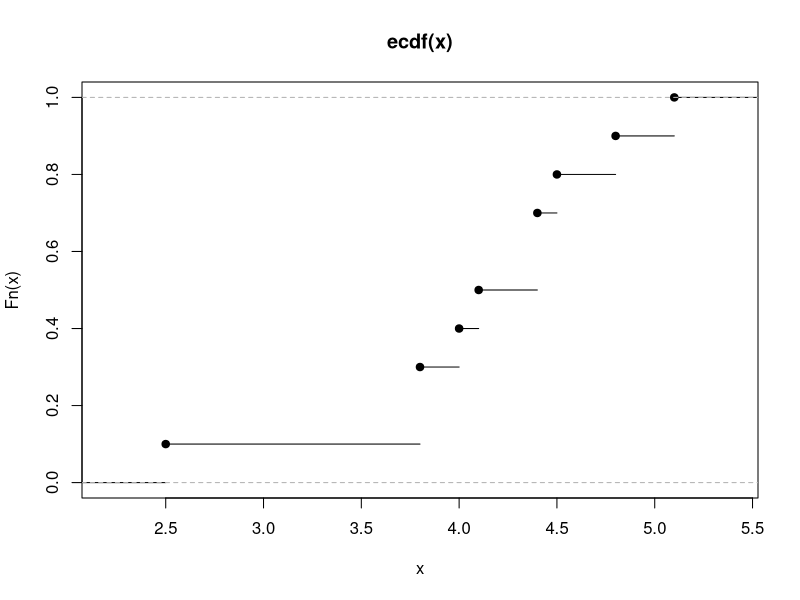
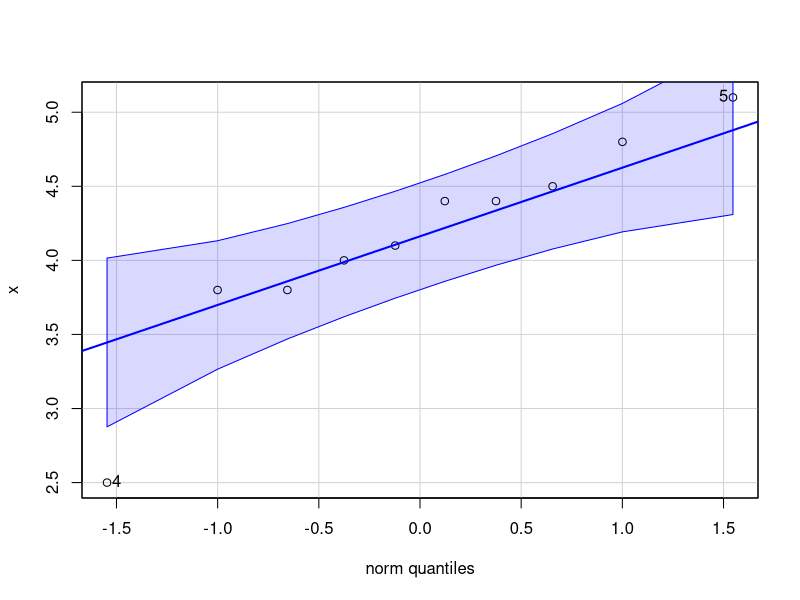

R code for these plots, in order:
rm(list=ls())
## Data vector with ties in the last four elements
x <- c(4.0,4.4,3.8,2.5,5.1,4.5,3.8,4.8,4.4,4.1)

## Sorting
( xSort <- sort(x) )                          # works only on vectors

## Re-ordering works on matrices and data-frames
shuffle <- order(x)                            # Order generates a shuffle index
xOrdered <- x[shuffle]                           # Shuffle data positions in vector
(cbind(x, shuffle, xOrdered))

## Ranking data
(xRank <- rank(x, ties.method="random"))      # Explore other methods

## quantiles Q[i](p) = (1 - z)*x[j] + z*x[j+1] with 0 <= z <= 1
( quantile(xOrdered,prob=seq(0.1,0.9,by=0.1)) ) 
( quantile(xOrdered,prob=c(0.25,0.5,0.75)) )    # Quartiles

## Percentage (probability) points - for tied data use the larger percentile
xPercent <- cbind("X-value"=xOrdered, "Percentile a=0.0"=ppoints(xOrdered,a=0.0),
                  "Percentile a=0.5"=ppoints(xOrdered,a=0.5), "Percentile a=1.0"=ppoints(xOrdered,a=1.0))
round(xPercent, 2)

## Empirical Distribution Function
summary(ecdf(x))
plot(ecdf(x))
car::qqPlot(x)
